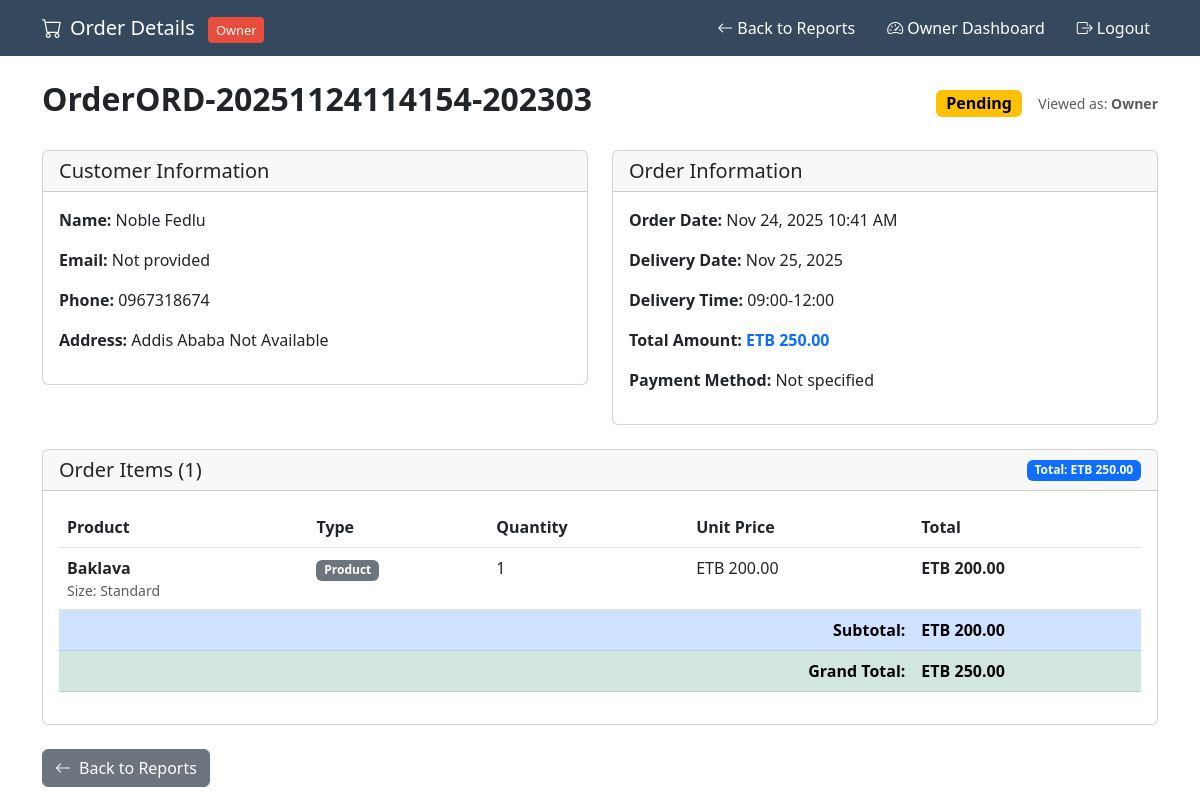
The page /admin/order_details.php?id=11 (signed in) on the database its author committed.
### tables this page shows
CREATE TABLE `orders` (
  `id` int(11) NOT NULL,
  `order_number` varchar(255) NOT NULL,
  `customer_name` varchar(255) NOT NULL,
  `customer_phone` varchar(255) NOT NULL,
  `delivery_address` text NOT NULL,
  `delivery_date` date NOT NULL,
  `delivery_time` varchar(50) DEFAULT '09:00-12:00',
  `special_instructions` text DEFAULT NULL,
  `total_amount` decimal(10,2) NOT NULL,
  `status` enum('pending','confirmed','preparing','ready','out_for_delivery','delivered','cancelled') DEFAULT 'pending',
  `payment_status` enum('pending','paid','failed') DEFAULT 'pending',
  `created_at` timestamp NOT NULL DEFAULT current_timestamp(),
  `updated_at` timestamp NOT NULL DEFAULT current_timestamp() ON UPDATE current_timestamp()
);

CREATE TABLE `order_items` (
  `id` int(11) NOT NULL,
  `order_id` int(11) DEFAULT NULL,
  `product_type` enum('cake','product') NOT NULL,
  `product_id` int(11) NOT NULL,
  `product_name` varchar(255) NOT NULL,
  `flavor` varchar(255) DEFAULT NULL,
  `size` varchar(255) DEFAULT NULL,
  `quantity` int(11) DEFAULT 1,
  `unit_price` decimal(10,2) NOT NULL,
  `total_price` decimal(10,2) NOT NULL,
  `special_notes` text DEFAULT NULL
);

### admin/order_details.php (the view, shortened to what this page needs)
<?php
include '../common/connection.php';
$is_admin = isset($_SESSION['admin_logged_in']) && $_SESSION['admin_logged_in'] === true;
$order_id = $_GET['id'] ?? 0;
$order_query = "SELECT o.* FROM orders o WHERE o.id = ?";
$stmt = $conn->prepare($order_query);
$stmt->bind_param("i", $order_id);
$stmt->execute();
$order_result = $stmt->get_result();
$order = $order_result->fetch_assoc();
$items_query = "SELECT oi.*,
                COALESCE(p.name, c.name) as product_name
                FROM order_items oi
                LEFT JOIN products p ON oi.product_id = p.id AND oi.product_type = 'product'
                LEFT JOIN cakes c ON oi.product_id = c.id AND oi.product_type = 'cake'
                WHERE oi.order_id = ?";
$stmt = $conn->prepare($items_query);
$stmt->bind_param("i", $order_id);
$stmt->execute();
$items_result = $stmt->get_result();
$order_items = $items_result->fetch_all(MYSQLI_ASSOC);
$user_type = $is_admin ? 'admin' : 'owner';
?>
<!DOCTYPE html>
<html lang="en">
<head>
    <link href="https://cdn.jsdelivr.net/npm/bootstrap@5.3.0/dist/css/bootstrap.min.css" rel="stylesheet">
    <link href="https://cdn.jsdelivr.net/npm/bootstrap-icons@1.10.0/font/bootstrap-icons.css" rel="stylesheet">
</head>
<body>
    <nav class="navbar navbar-expand-lg" style="background: <?= $user_type === 'admin' ? 'var(--admin-primary)' : 'var(--owner-primary)' ?>;">
        <div class="container">
            <span class="navbar-brand text-white">
                <i class="bi bi-cart me-2"></i>Order Details
                <span class="user-badge ms-2"><?= ucfirst($user_type) ?></span>
            </span>
            <div class="navbar-nav ms-auto">
                <?php if ($user_type === 'admin'): ?>
                <a href="index.php" class="nav-link text-white me-3">
                    <i class="bi bi-speedometer2 me-1"></i>Admin Dashboard
                </a>
                <?php else: ?>
                <a href="../owner/reports.php" class="nav-link text-white me-3">
                    <i class="bi bi-arrow-left me-1"></i>Back to Reports
                </a>
                <a href="../owner/index.php" class="nav-link text-white me-3">
                    <i class="bi bi-speedometer2 me-1"></i>Owner Dashboard
                </a>
                <?php endif; ?>
                <a href="../logout.php" class="nav-link text-white">
                    <i class="bi bi-box-arrow-right me-1"></i>Logout
                </a>
            </div>
        </div>
    </nav>
    <div class="container py-4">
        <div class="d-flex justify-content-between align-items-center mb-4">
            <h2 class="fw-bold">Order<?= $order['order_number'] ?></h2>
            <div class="d-flex align-items-center gap-3">
                <div class="badge status-badge-<?= $order['status'] ?> fs-6" id="currentStatusBadge">
                    <?= ucfirst($order['status']) ?>
                </div>
                <div class="text-muted">
                    <small>Viewed as: <strong><?= ucfirst($user_type) ?></strong></small>
                </div>
            </div>
        </div>
        <div class="row">
            <div class="col-md-6">
                <div class="card">
                    <div class="card-header">
                        <h5 class="mb-0">Customer Information</h5>
                    </div>
                    <div class="card-body">
                        <p><strong>Name:</strong> <?= htmlspecialchars($order['customer_name']) ?></p>
                        <p><strong>Email:</strong> <?= htmlspecialchars($order['customer_email'] ?? 'Not provided') ?></p>
                        <p><strong>Phone:</strong> <?= htmlspecialchars($order['customer_phone']) ?></p>
                        <p><strong>Address:</strong> <?= htmlspecialchars($order['delivery_address'] ?? 'Not provided') ?></p>
                    </div>
                </div>
            </div>
            <div class="col-md-6">
                <div class="card">
                    <div class="card-header">
                        <h5 class="mb-0">Order Information</h5>
                    </div>
                    <div class="card-body">
                        <p><strong>Order Date:</strong> <?= date('M j, Y g:i A', strtotime($order['created_at'])) ?></p>
                        <p><strong>Delivery Date:</strong> <?= date('M j, Y', strtotime($order['delivery_date'] ?? $order['created_at'])) ?></p>
                        <p><strong>Delivery Time:</strong> <?= htmlspecialchars($order['delivery_time'] ?? 'Not specified') ?></p>
                        <p><strong>Total Amount:</strong> <span class="fw-bold text-primary">ETB <?= number_format($order['total_amount'], 2) ?></span></p>
                        <p><strong>Payment Method:</strong> <?= ucfirst($order['payment_method'] ?? 'Not specified') ?></p>
                    </div>
                </div>
            </div>
        </div>
        <div class="card mt-4">
            <div class="card-header d-flex justify-content-between align-items-center">
                <h5 class="mb-0">Order Items (<?= count($order_items) ?>)</h5>
                <span class="badge bg-primary">Total: ETB <?= number_format($order['total_amount'], 2) ?></span>
            </div>
            <div class="card-body">
                <?php if (empty($order_items)): ?>
                    <p class="text-muted text-center py-3">No items found in this order.</p>
                <?php else: ?>
                    <div class="table-responsive">
                        <table class="table table-hover">
                            <thead>
                                <tr>
                                    <th>Product</th>
                                    <th>Type</th>
                                    <th>Quantity</th>
                                    <th>Unit Price</th>
                                    <th>Total</th>
                                </tr>
                            </thead>
                            <tbody>
                                <?php
                                $subtotal = 0;
                                foreach ($order_items as $item):
                                    $subtotal += $item['total_price'];
                                ?>
                                <tr>
                                    <td>
                                        <div class="fw-semibold"><?= htmlspecialchars($item['product_name'] ?? 'Unknown Product') ?></div>
                                        <?php if (!empty($item['size'])): ?>
                                        <small class="text-muted d-block">Size: <?= htmlspecialchars($item['size']) ?></small>
                                        <?php endif; ?>
                                    </td>
                                    <td>
                                        <span class="badge bg-secondary"><?= ucfirst($item['product_type'] ?? 'product') ?></span>
                                    </td>
                                    <td><?= $item['quantity'] ?></td>
                                    <td>ETB <?= number_format($item['unit_price'], 2) ?></td>
                                    <td class="fw-bold">ETB <?= number_format($item['total_price'], 2) ?></td>
                                </tr>
                                <?php endforeach; ?>
                                <tr class="table-primary">
                                    <td colspan="4" class="text-end fw-bold">Subtotal:</td>
                                    <td class="fw-bold">ETB <?= number_format($subtotal, 2) ?></td>
                                </tr>
                                <tr class="table-success">
                                    <td colspan="4" class="text-end fw-bold">Grand Total:</td>
                                    <td class="fw-bold">ETB <?= number_format($order['total_amount'], 2) ?></td>
                                </tr>
                            </tbody>
                        </table>
                    </div>
                <?php endif; ?>
            </div>
        </div>
        <div class="mt-4">
            <?php if ($user_type === 'admin'): ?>
            <?php else: ?>
            <a href="../owner/reports.php" class="btn btn-secondary">
                <i class="bi bi-arrow-left me-2"></i>Back to Reports
            </a>
            <?php endif; ?>
        </div>
    </div>
</body>
</html>

### admin/order_details.php (style rules this page uses)
:root { --admin-primary: #2c3e50; --owner-primary: #34495e; }
.user-badge { background: #e74c3c; color: white; padding: 4px 8px; border-radius: 4px; font-size: 0.8rem; }
.status-badge-pending { background: #ffc107; color: #000; }

### rows shown on the page
orders: order_number "ORD-20251124114154-202303", status "Pending", customer_name "Noble Fedlu", customer_phone "0967318674", delivery_address "Addis Ababa Not Available", created_at "Nov 24, 2025 10:41 AM", delivery_date "Nov 25, 2025", delivery_time "09:00-12:00", total_amount "250.00"
order_items: product_name "Baklava", size "Standard", product_type "Product", quantity "1", unit_price "200.00", total_price "200.00"

### other values the page prints
$user_type "Owner"
$order['customer_email'] "Not provided"
$order['payment_method'] "Not specified"
count($order_items) "1"
$subtotal "200.00"
